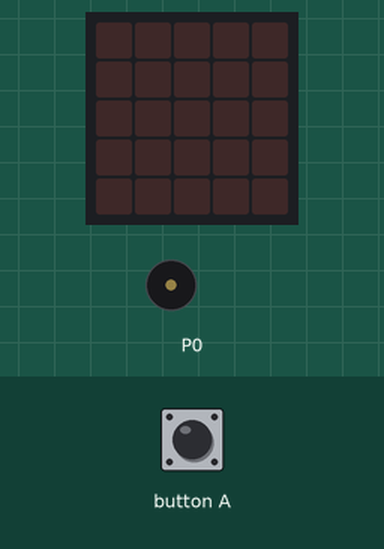
Simulated run of this program. Board: BBC micro:bit running MicroPython. Parts: the board's 5×5 LED display, buzzer (waves = sounding). The inputs (shaded band) are chosen by the test bench. Dim RGB values are drawn brighter than linear.

Above: at 17.2 s.
17.3 s: button A pressed for 0.15 s
At 21.4 s:
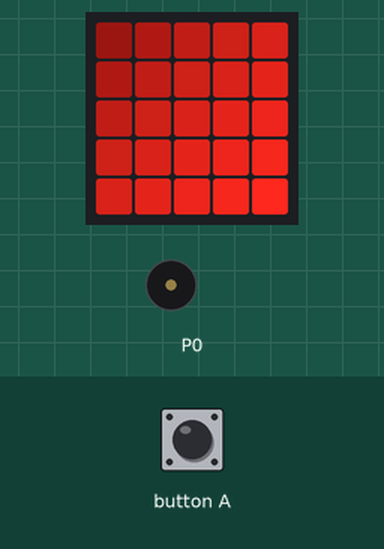
At 26.39 s:
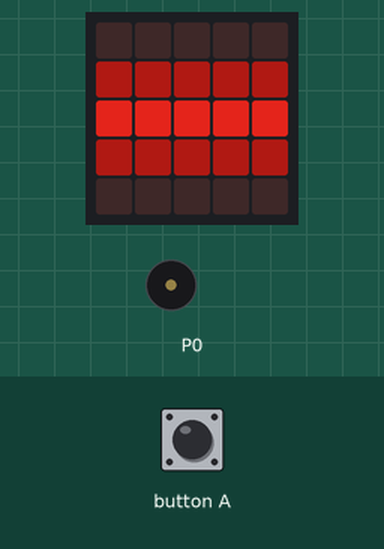
26.4 s: button A pressed for 1 s
At 33.3 s:
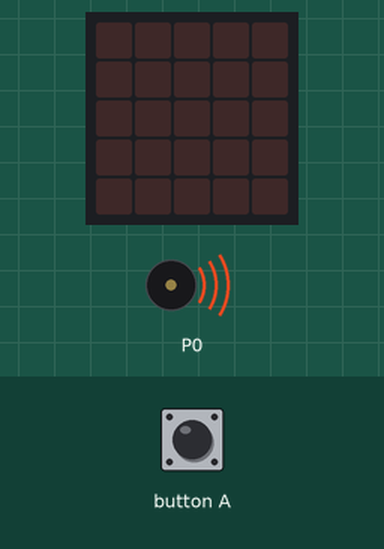
Timing chart, 0 to 35.0 s (numbered marks = the images above; inputs shaded):
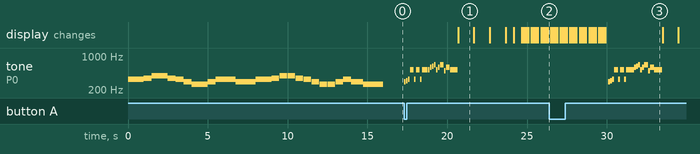

Measured:
- after the input at 17.3 s, tone on P0: plays 294 Hz for 0.12 s, 311 Hz for 0.12 s, 330 Hz for 0.12 s, 523 Hz for 0.24 s, 330 Hz for 0.12 s, 523 Hz for 0.24 s … (18 notes in this stretch), starting at once; the display: changes after 3.4 s (image 1)
- after the input at 26.4 s, tone on P0: plays 294 Hz for 0.12 s, 311 Hz for 0.12 s, 330 Hz for 0.12 s, 523 Hz for 0.24 s, 330 Hz for 0.12 s, 523 Hz for 0.24 s … (18 notes in this stretch), starting after 3.7 s
- what the display in image 1 shows lasts 1.0 s, from 20.7 s to 21.7 s

The program:

Olivia.py
```python
from microbit import *
import music

music.play(music.ODE)

firework=Image("12345:23456:34567:45678:56789")
firework2=Image("23456:34567:45678:56789:45678")
firework3=Image("34567:45678:56789:45678:34567")
firework4=Image("99999:99999:99999:99999:99999")
firework5=Image("22222:55555:99999:55555:22222")


def fade():
    for x in range(0,5):
        for y in range(0,5):
            br=display.get_pixel(x,y)
            if br>0:
                display.set_pixel(x,y,br-1)
        sleep(100)


while True:
    if button_a.was_pressed():
        import music
        music.play(music.ENTERTAINER)
        display.show(firework)
        sleep(1000)
        display.show(firework2)
        sleep(1000)
        display.show(firework3)
        sleep(1000)
        display.show(firework4)
        sleep(500)
        display.show(firework5)
        sleep(500)
        fade()
        sleep(100)
        fade()
        sleep(100)
        fade()
        sleep(100)
        fade()
        sleep(100)
        fade()
        sleep(100)
        fade()
        sleep(100)
        fade()
        sleep(100)
        fade()
        sleep(100)
        fade()
        sleep(100)
```
